Frame 1 (no input): blank canvas, image omitted
Frame 60 (no input): blank canvas, image omitted
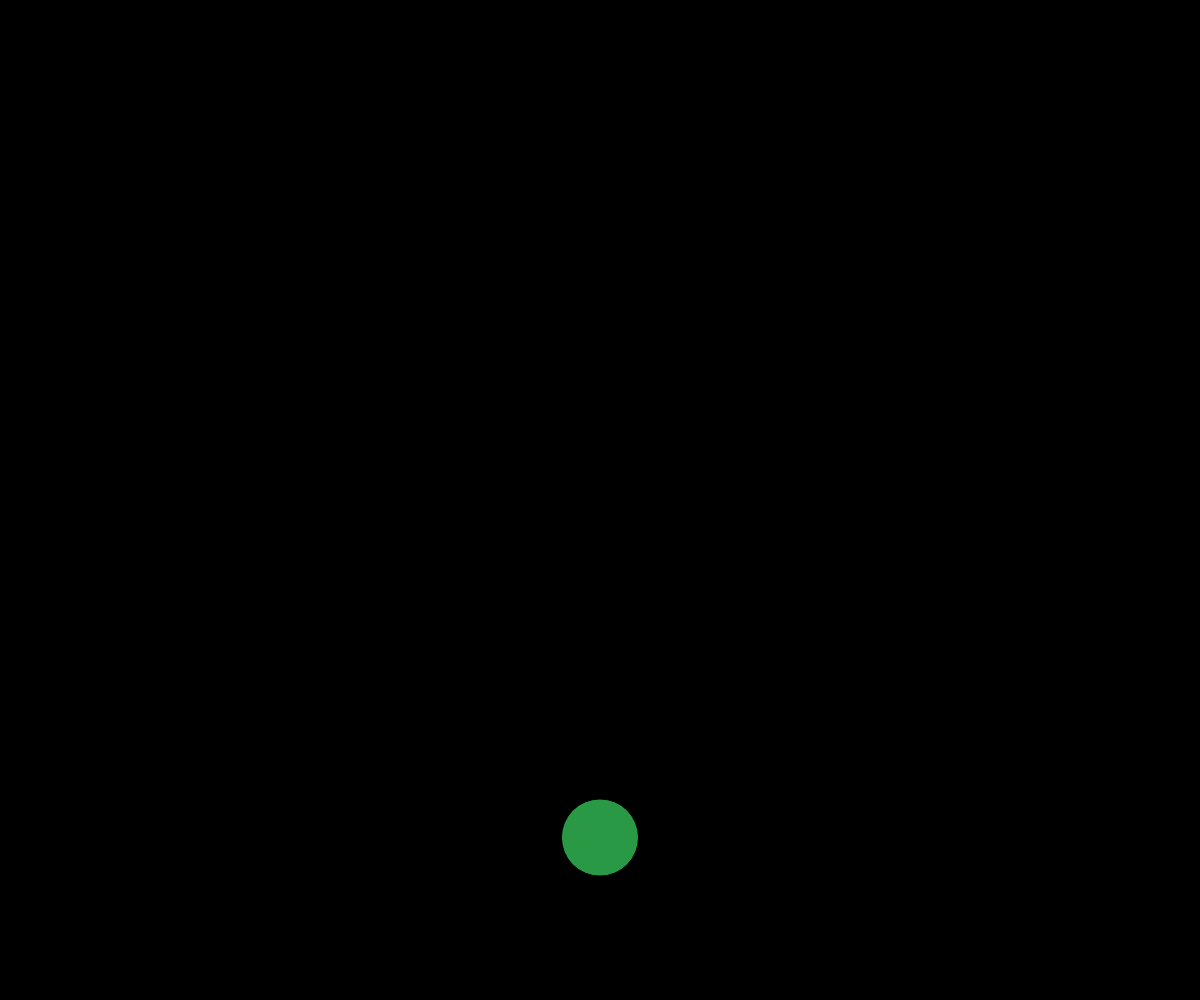
Frame 120 (the mouse pressed at the canvas centre since frame 60)

The p5.js sketch whose frames 1 and 60 were blank and that drew this single picture after the mouse press (run headless with seeded random() and noise() and a simulated clock; from frame 60 on, the mouse is pressed at the canvas centre):

// p5.js sketch
// ── sketch.js
let shapes = [];


function setup(){
  createCanvas(windowWidth, windowHeight)
  
}

function draw() {
  background(0);
  for (let i = 0; i < shapes.length; i++){
    shapes[i].y += shapes[i].dy;

    fill(shapes[i].color)
    ellipse(shapes[i].x, shapes[i].y, shapes[i].radius*2, shapes[i].radius*2)
  }

}
function mousePressed() {
  let someShape = {
    x: mouseX,
    y: mouseY,
    radius: random(10, 50),
    color: color(random(255), random(255), random(255), random(255), random(255)),
    dy: random(1, 20)
  };

  shapes.push(someShape); 
}
